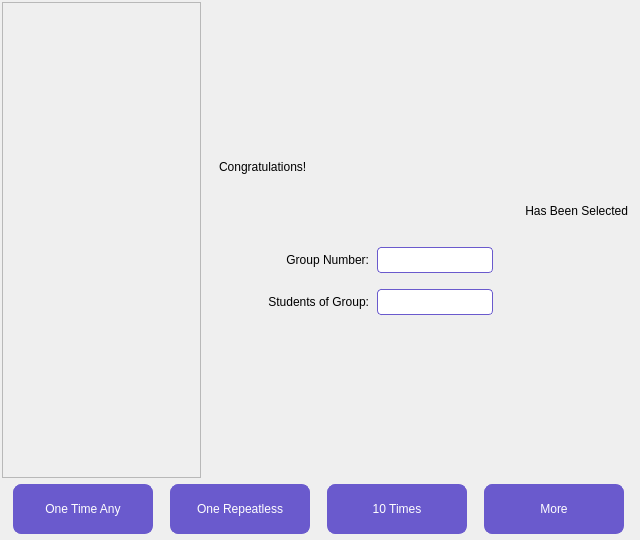
<?xml version="1.0" encoding="UTF-8"?>
<ui version="4.0">
 <class>NumberPage</class>
 <widget class="QWidget" name="NumberPage">
  <property name="geometry">
   <rect>
    <x>0</x>
    <y>0</y>
    <width>640</width>
    <height>540</height>
   </rect>
  </property>
  <property name="minimumSize">
   <size>
    <width>640</width>
    <height>540</height>
   </size>
  </property>
  <property name="maximumSize">
   <size>
    <width>640</width>
    <height>540</height>
   </size>
  </property>
  <property name="windowTitle">
   <string>Form</string>
  </property>
  <layout class="QVBoxLayout" name="verticalLayout">
   <property name="spacing">
    <number>0</number>
   </property>
   <property name="leftMargin">
    <number>1</number>
   </property>
   <property name="topMargin">
    <number>1</number>
   </property>
   <property name="rightMargin">
    <number>1</number>
   </property>
   <property name="bottomMargin">
    <number>1</number>
   </property>
   <item>
    <widget class="QWidget" name="widget" native="true">
     <layout class="QHBoxLayout" name="horizontalLayout">
      <property name="leftMargin">
       <number>1</number>
      </property>
      <property name="topMargin">
       <number>1</number>
      </property>
      <property name="rightMargin">
       <number>0</number>
      </property>
      <property name="bottomMargin">
       <number>1</number>
      </property>
      <item>
       <widget class="QWidget" name="widget_3" native="true">
        <property name="minimumSize">
         <size>
          <width>200</width>
          <height>0</height>
         </size>
        </property>
        <property name="maximumSize">
         <size>
          <width>200</width>
          <height>16777215</height>
         </size>
        </property>
        <property name="styleSheet">
         <string notr="true"/>
        </property>
        <layout class="QVBoxLayout" name="verticalLayout_2">
         <property name="leftMargin">
          <number>0</number>
         </property>
         <property name="topMargin">
          <number>0</number>
         </property>
         <property name="rightMargin">
          <number>1</number>
         </property>
         <property name="bottomMargin">
          <number>0</number>
         </property>
         <item>
          <widget class="QScrollArea" name="scrollArea">
           <property name="styleSheet">
            <string notr="true">/* QScrollArea 本体 */
QScrollArea {
    border: none;
    background-color: #ffffff;
}
QScrollArea#scrollAreaWidgetContents {
    background: transparent;
}
QScrollArea &gt; QWidget &gt; QWidget {
    background: transparent;
}

/* 垂直滚动条 */
QScrollBar:vertical {
    width: 8px;
    background: #f0f0f0;
    border-radius: 4px;
    margin: 0px;
}
QScrollBar::handle:vertical {
    background: #c8c8c8;
    min-height: 20px;
    border-radius: 4px;
}
QScrollBar::handle:vertical:hover {
    background: #999999;
}
/* 隐藏上下箭头 */
QScrollBar::sub-line:vertical,
QScrollBar::add-line:vertical {
    height: 0px;
}
QScrollBar::sub-page:vertical,
QScrollBar::add-page:vertical {
    background: none;
}

/* 水平滚动条 */
QScrollBar:horizontal {
    height: 8px;
    background: #f0f0f0;
    border-radius: 4px;
    margin: 0px;
}
QScrollBar::handle:horizontal {
    background: #c8c8c8;
    min-width: 20px;
    border-radius: 4px;
}
QScrollBar::handle:horizontal:hover {
    background: #999999;
}
QScrollBar::sub-line:horizontal,
QScrollBar::add-line:horizontal {
    width: 0px;
}
QScrollBar::sub-page:horizontal,
QScrollBar::add-page:horizontal {
    background: none;
}</string>
           </property>
           <property name="widgetResizable">
            <bool>true</bool>
           </property>
           <widget class="QWidget" name="scrollAreaWidgetContents_2">
            <property name="geometry">
             <rect>
              <x>0</x>
              <y>0</y>
              <width>199</width>
              <height>476</height>
             </rect>
            </property>
            <layout class="QVBoxLayout" name="verticalLayout_8">
             <property name="spacing">
              <number>0</number>
             </property>
             <property name="leftMargin">
              <number>1</number>
             </property>
             <property name="topMargin">
              <number>1</number>
             </property>
             <property name="rightMargin">
              <number>1</number>
             </property>
             <property name="bottomMargin">
              <number>1</number>
             </property>
             <item>
              <widget class="QWidget" name="widget_6" native="true">
               <property name="styleSheet">
                <string notr="true">QScrollBar:vertical {
    width:8px;
    background:#f2f2f2;
    margin:2px;
}
QScrollBar::handle:vertical {
    background:#bbbbbb;
    border-radius:4px;
    min-height:20px;
}
QScrollBar::handle:vertical:hover {
    background:#999999;
}
QScrollBar::sub-line:vertical,
QScrollBar::add-line:vertical {
    height:0px;
}
QScrollBar::up-arrow:vertical,
QScrollBar::down-arrow:vertical {
    width:0px;
    height:0px;
}
QScrollBar::sub-page:vertical,
QScrollBar::add-page:vertical {
    background:transparent;
}</string>
               </property>
               <layout class="QVBoxLayout" name="verticalLayout_7">
                <property name="spacing">
                 <number>0</number>
                </property>
                <property name="sizeConstraint">
                 <enum>QLayout::SetMinimumSize</enum>
                </property>
                <property name="leftMargin">
                 <number>0</number>
                </property>
                <property name="topMargin">
                 <number>0</number>
                </property>
                <property name="rightMargin">
                 <number>0</number>
                </property>
                <property name="bottomMargin">
                 <number>0</number>
                </property>
               </layout>
              </widget>
             </item>
             <item>
              <spacer name="verticalSpacer_3">
               <property name="orientation">
                <enum>Qt::Vertical</enum>
               </property>
               <property name="sizeHint" stdset="0">
                <size>
                 <width>20</width>
                 <height>471</height>
                </size>
               </property>
              </spacer>
             </item>
            </layout>
           </widget>
          </widget>
         </item>
        </layout>
       </widget>
      </item>
      <item>
       <widget class="QWidget" name="widget_4" native="true">
        <property name="styleSheet">
         <string notr="true"/>
        </property>
        <layout class="QVBoxLayout" name="verticalLayout_3">
         <property name="spacing">
          <number>6</number>
         </property>
         <property name="leftMargin">
          <number>1</number>
         </property>
         <property name="topMargin">
          <number>1</number>
         </property>
         <property name="rightMargin">
          <number>1</number>
         </property>
         <property name="bottomMargin">
          <number>1</number>
         </property>
         <item>
          <spacer name="verticalSpacer_2">
           <property name="orientation">
            <enum>Qt::Vertical</enum>
           </property>
           <property name="sizeHint" stdset="0">
            <size>
             <width>20</width>
             <height>40</height>
            </size>
           </property>
          </spacer>
         </item>
         <item>
          <widget class="QWidget" name="widget_5" native="true">
           <property name="styleSheet">
            <string notr="true">border:0;</string>
           </property>
           <layout class="QVBoxLayout" name="verticalLayout_4">
            <property name="spacing">
             <number>0</number>
            </property>
            <property name="leftMargin">
             <number>1</number>
            </property>
            <property name="topMargin">
             <number>1</number>
            </property>
            <property name="rightMargin">
             <number>1</number>
            </property>
            <property name="bottomMargin">
             <number>1</number>
            </property>
            <item>
             <widget class="QWidget" name="widget_8" native="true">
              <property name="minimumSize">
               <size>
                <width>0</width>
                <height>30</height>
               </size>
              </property>
              <property name="maximumSize">
               <size>
                <width>16777215</width>
                <height>30</height>
               </size>
              </property>
              <property name="styleSheet">
               <string notr="true">border:0;</string>
              </property>
              <layout class="QVBoxLayout" name="verticalLayout_5">
               <property name="leftMargin">
                <number>9</number>
               </property>
               <property name="topMargin">
                <number>0</number>
               </property>
               <property name="rightMargin">
                <number>0</number>
               </property>
               <property name="bottomMargin">
                <number>0</number>
               </property>
               <item>
                <widget class="QLabel" name="label_3">
                 <property name="styleSheet">
                  <string notr="true">QLabel{
	font-size:20px;
	font-weight: bold;
};</string>
                 </property>
                 <property name="text">
                  <string>Congratulations!</string>
                 </property>
                </widget>
               </item>
              </layout>
             </widget>
            </item>
            <item>
             <widget class="QWidget" name="widget_7" native="true">
              <property name="styleSheet">
               <string notr="true">border:0;</string>
              </property>
              <layout class="QHBoxLayout" name="horizontalLayout_4">
               <property name="leftMargin">
                <number>0</number>
               </property>
               <property name="topMargin">
                <number>0</number>
               </property>
               <property name="rightMargin">
                <number>0</number>
               </property>
               <property name="bottomMargin">
                <number>0</number>
               </property>
               <item>
                <widget class="QLabel" name="label_5">
                 <property name="styleSheet">
                  <string notr="true">QLabel{
	font-size:30px;
	font-weight: bold;
};</string>
                 </property>
                 <property name="text">
                  <string/>
                 </property>
                 <property name="alignment">
                  <set>Qt::AlignBottom|Qt::AlignRight|Qt::AlignTrailing</set>
                 </property>
                </widget>
               </item>
               <item>
                <widget class="QLabel" name="label_2">
                 <property name="styleSheet">
                  <string notr="true">QLabel{
	font-size:100px;
	font-weight: bold;
};</string>
                 </property>
                 <property name="text">
                  <string/>
                 </property>
                 <property name="alignment">
                  <set>Qt::AlignCenter</set>
                 </property>
                </widget>
               </item>
              </layout>
             </widget>
            </item>
            <item>
             <widget class="QWidget" name="widget_9" native="true">
              <property name="minimumSize">
               <size>
                <width>0</width>
                <height>30</height>
               </size>
              </property>
              <property name="maximumSize">
               <size>
                <width>16777215</width>
                <height>30</height>
               </size>
              </property>
              <property name="styleSheet">
               <string notr="true">border:0;</string>
              </property>
              <layout class="QHBoxLayout" name="horizontalLayout_5">
               <property name="leftMargin">
                <number>0</number>
               </property>
               <property name="topMargin">
                <number>0</number>
               </property>
               <property name="rightMargin">
                <number>9</number>
               </property>
               <property name="bottomMargin">
                <number>0</number>
               </property>
               <item>
                <widget class="QLabel" name="label_4">
                 <property name="styleSheet">
                  <string notr="true">QLabel{
	font-size:20px;
	font-weight: bold;
};</string>
                 </property>
                 <property name="text">
                  <string>Has Been Selected</string>
                 </property>
                 <property name="alignment">
                  <set>Qt::AlignRight|Qt::AlignTrailing|Qt::AlignVCenter</set>
                 </property>
                </widget>
               </item>
              </layout>
             </widget>
            </item>
           </layout>
          </widget>
         </item>
         <item>
          <widget class="QWidget" name="widget_10" native="true">
           <layout class="QHBoxLayout" name="horizontalLayout_6">
            <property name="spacing">
             <number>0</number>
            </property>
            <property name="leftMargin">
             <number>0</number>
            </property>
            <property name="topMargin">
             <number>0</number>
            </property>
            <property name="rightMargin">
             <number>0</number>
            </property>
            <property name="bottomMargin">
             <number>0</number>
            </property>
            <item>
             <widget class="QWidget" name="widget_11" native="true">
              <layout class="QVBoxLayout" name="verticalLayout_6">
               <item>
                <widget class="QWidget" name="widget_12" native="true">
                 <layout class="QHBoxLayout" name="horizontalLayout_7">
                  <property name="leftMargin">
                   <number>1</number>
                  </property>
                  <property name="topMargin">
                   <number>1</number>
                  </property>
                  <property name="rightMargin">
                   <number>1</number>
                  </property>
                  <property name="bottomMargin">
                   <number>1</number>
                  </property>
                  <item>
                   <widget class="QLabel" name="label_6">
                    <property name="minimumSize">
                     <size>
                      <width>150</width>
                      <height>0</height>
                     </size>
                    </property>
                    <property name="styleSheet">
                     <string notr="true">QLabel{
	font-size:14px;
	font-weight: bold;
};</string>
                    </property>
                    <property name="text">
                     <string>Group Number:</string>
                    </property>
                    <property name="alignment">
                     <set>Qt::AlignRight|Qt::AlignTrailing|Qt::AlignVCenter</set>
                    </property>
                   </widget>
                  </item>
                  <item>
                   <widget class="QLineEdit" name="lineEdit">
                    <property name="styleSheet">
                     <string notr="true">QLineEdit{
    border-radius: 4px;
    padding: 4px 4px;
    text-decoration: none;
    margin: 4px 2px;
    background-color: white;
    color: black;
    border: 1px solid #6A5ACD;
}</string>
                    </property>
                   </widget>
                  </item>
                 </layout>
                </widget>
               </item>
               <item>
                <widget class="QWidget" name="widget_15" native="true">
                 <layout class="QHBoxLayout" name="horizontalLayout_11">
                  <property name="leftMargin">
                   <number>1</number>
                  </property>
                  <property name="topMargin">
                   <number>1</number>
                  </property>
                  <property name="rightMargin">
                   <number>1</number>
                  </property>
                  <property name="bottomMargin">
                   <number>1</number>
                  </property>
                  <item>
                   <widget class="QLabel" name="label_15">
                    <property name="minimumSize">
                     <size>
                      <width>150</width>
                      <height>0</height>
                     </size>
                    </property>
                    <property name="styleSheet">
                     <string notr="true">QLabel{
	font-size:14px;
	font-weight: bold;
};</string>
                    </property>
                    <property name="text">
                     <string>Students of Group:</string>
                    </property>
                    <property name="alignment">
                     <set>Qt::AlignRight|Qt::AlignTrailing|Qt::AlignVCenter</set>
                    </property>
                   </widget>
                  </item>
                  <item>
                   <widget class="QLineEdit" name="lineEdit_2">
                    <property name="styleSheet">
                     <string notr="true">QLineEdit{
    border-radius: 4px;
    padding: 4px 4px;
    text-decoration: none;
    margin: 4px 2px;
    background-color: white;
    color: black;
    border: 1px solid #6A5ACD;
}</string>
                    </property>
                   </widget>
                  </item>
                 </layout>
                </widget>
               </item>
              </layout>
             </widget>
            </item>
            <item>
             <spacer name="horizontalSpacer">
              <property name="orientation">
               <enum>Qt::Horizontal</enum>
              </property>
              <property name="sizeHint" stdset="0">
               <size>
                <width>40</width>
                <height>20</height>
               </size>
              </property>
             </spacer>
            </item>
           </layout>
          </widget>
         </item>
         <item>
          <spacer name="verticalSpacer">
           <property name="orientation">
            <enum>Qt::Vertical</enum>
           </property>
           <property name="sizeHint" stdset="0">
            <size>
             <width>20</width>
             <height>40</height>
            </size>
           </property>
          </spacer>
         </item>
        </layout>
       </widget>
      </item>
     </layout>
    </widget>
   </item>
   <item>
    <widget class="QWidget" name="widget_2" native="true">
     <property name="minimumSize">
      <size>
       <width>0</width>
       <height>60</height>
      </size>
     </property>
     <property name="maximumSize">
      <size>
       <width>16777215</width>
       <height>60</height>
      </size>
     </property>
     <layout class="QHBoxLayout" name="horizontalLayout_2">
      <property name="leftMargin">
       <number>1</number>
      </property>
      <property name="topMargin">
       <number>1</number>
      </property>
      <property name="rightMargin">
       <number>1</number>
      </property>
      <property name="bottomMargin">
       <number>1</number>
      </property>
      <item>
       <widget class="QPushButton" name="pushButton">
        <property name="minimumSize">
         <size>
          <width>140</width>
          <height>50</height>
         </size>
        </property>
        <property name="maximumSize">
         <size>
          <width>140</width>
          <height>50</height>
         </size>
        </property>
        <property name="styleSheet">
         <string notr="true">QPushButton{
    border-radius: 8px;
    text-align: center;
    text-decoration: none;
    background-color:  #6A5ACD;
    color: white;
    border: 1px solid #6A5ACD;
}
QPushButton:hover {
    color: black;
    border: 1px solid #cbcbcb;
    background-color: #cbcbcb;
}
QPushButton:checked {
    color: white;
    background-color: #8470FF;
	border: 1px solid #8470FF;
}
QPushButton:pressed {
	color: white;
    background-color: #8470FF;
	border: 1px solid #8470FF;
}</string>
        </property>
        <property name="text">
         <string>One Time Any</string>
        </property>
       </widget>
      </item>
      <item>
       <widget class="QPushButton" name="pushButton_4">
        <property name="minimumSize">
         <size>
          <width>140</width>
          <height>50</height>
         </size>
        </property>
        <property name="maximumSize">
         <size>
          <width>140</width>
          <height>50</height>
         </size>
        </property>
        <property name="styleSheet">
         <string notr="true">QPushButton{
    border-radius: 8px;
    text-align: center;
    text-decoration: none;
    background-color:  #6A5ACD;
    color: white;
    border: 1px solid #6A5ACD;
}
QPushButton:hover {
    color: black;
    border: 1px solid #cbcbcb;
    background-color: #cbcbcb;
}
QPushButton:checked {
    color: white;
    background-color: #8470FF;
	border: 1px solid #8470FF;
}
QPushButton:pressed {
	color: white;
    background-color: #8470FF;
	border: 1px solid #8470FF;
}</string>
        </property>
        <property name="text">
         <string>One Repeatless</string>
        </property>
       </widget>
      </item>
      <item>
       <widget class="QPushButton" name="pushButton_2">
        <property name="minimumSize">
         <size>
          <width>140</width>
          <height>50</height>
         </size>
        </property>
        <property name="maximumSize">
         <size>
          <width>140</width>
          <height>50</height>
         </size>
        </property>
        <property name="styleSheet">
         <string notr="true">QPushButton{
    border-radius: 8px;
    text-align: center;
    text-decoration: none;
    background-color:  #6A5ACD;
    color: white;
    border: 1px solid #6A5ACD;
}
QPushButton:hover {
    color: black;
    border: 1px solid #cbcbcb;
    background-color: #cbcbcb;
}
QPushButton:checked {
    color: white;
    background-color: #8470FF;
	border: 1px solid #8470FF;
}
QPushButton:pressed {
	color: white;
    background-color: #8470FF;
	border: 1px solid #8470FF;
}</string>
        </property>
        <property name="text">
         <string>10 Times</string>
        </property>
       </widget>
      </item>
      <item>
       <widget class="QPushButton" name="pushButton_3">
        <property name="minimumSize">
         <size>
          <width>140</width>
          <height>50</height>
         </size>
        </property>
        <property name="maximumSize">
         <size>
          <width>140</width>
          <height>50</height>
         </size>
        </property>
        <property name="styleSheet">
         <string notr="true">QPushButton{
    border-radius: 8px;
    text-align: center;
    text-decoration: none;
    background-color:  #6A5ACD;
    color: white;
    border: 1px solid #6A5ACD;
}
QPushButton:hover {
    color: black;
    border: 1px solid #cbcbcb;
    background-color: #cbcbcb;
}
QPushButton:checked {
    color: white;
    background-color: #8470FF;
	border: 1px solid #8470FF;
}
QPushButton:pressed {
	color: white;
    background-color: #8470FF;
	border: 1px solid #8470FF;
}</string>
        </property>
        <property name="text">
         <string>More</string>
        </property>
       </widget>
      </item>
     </layout>
    </widget>
   </item>
  </layout>
 </widget>
 <resources/>
 <connections/>
</ui>
